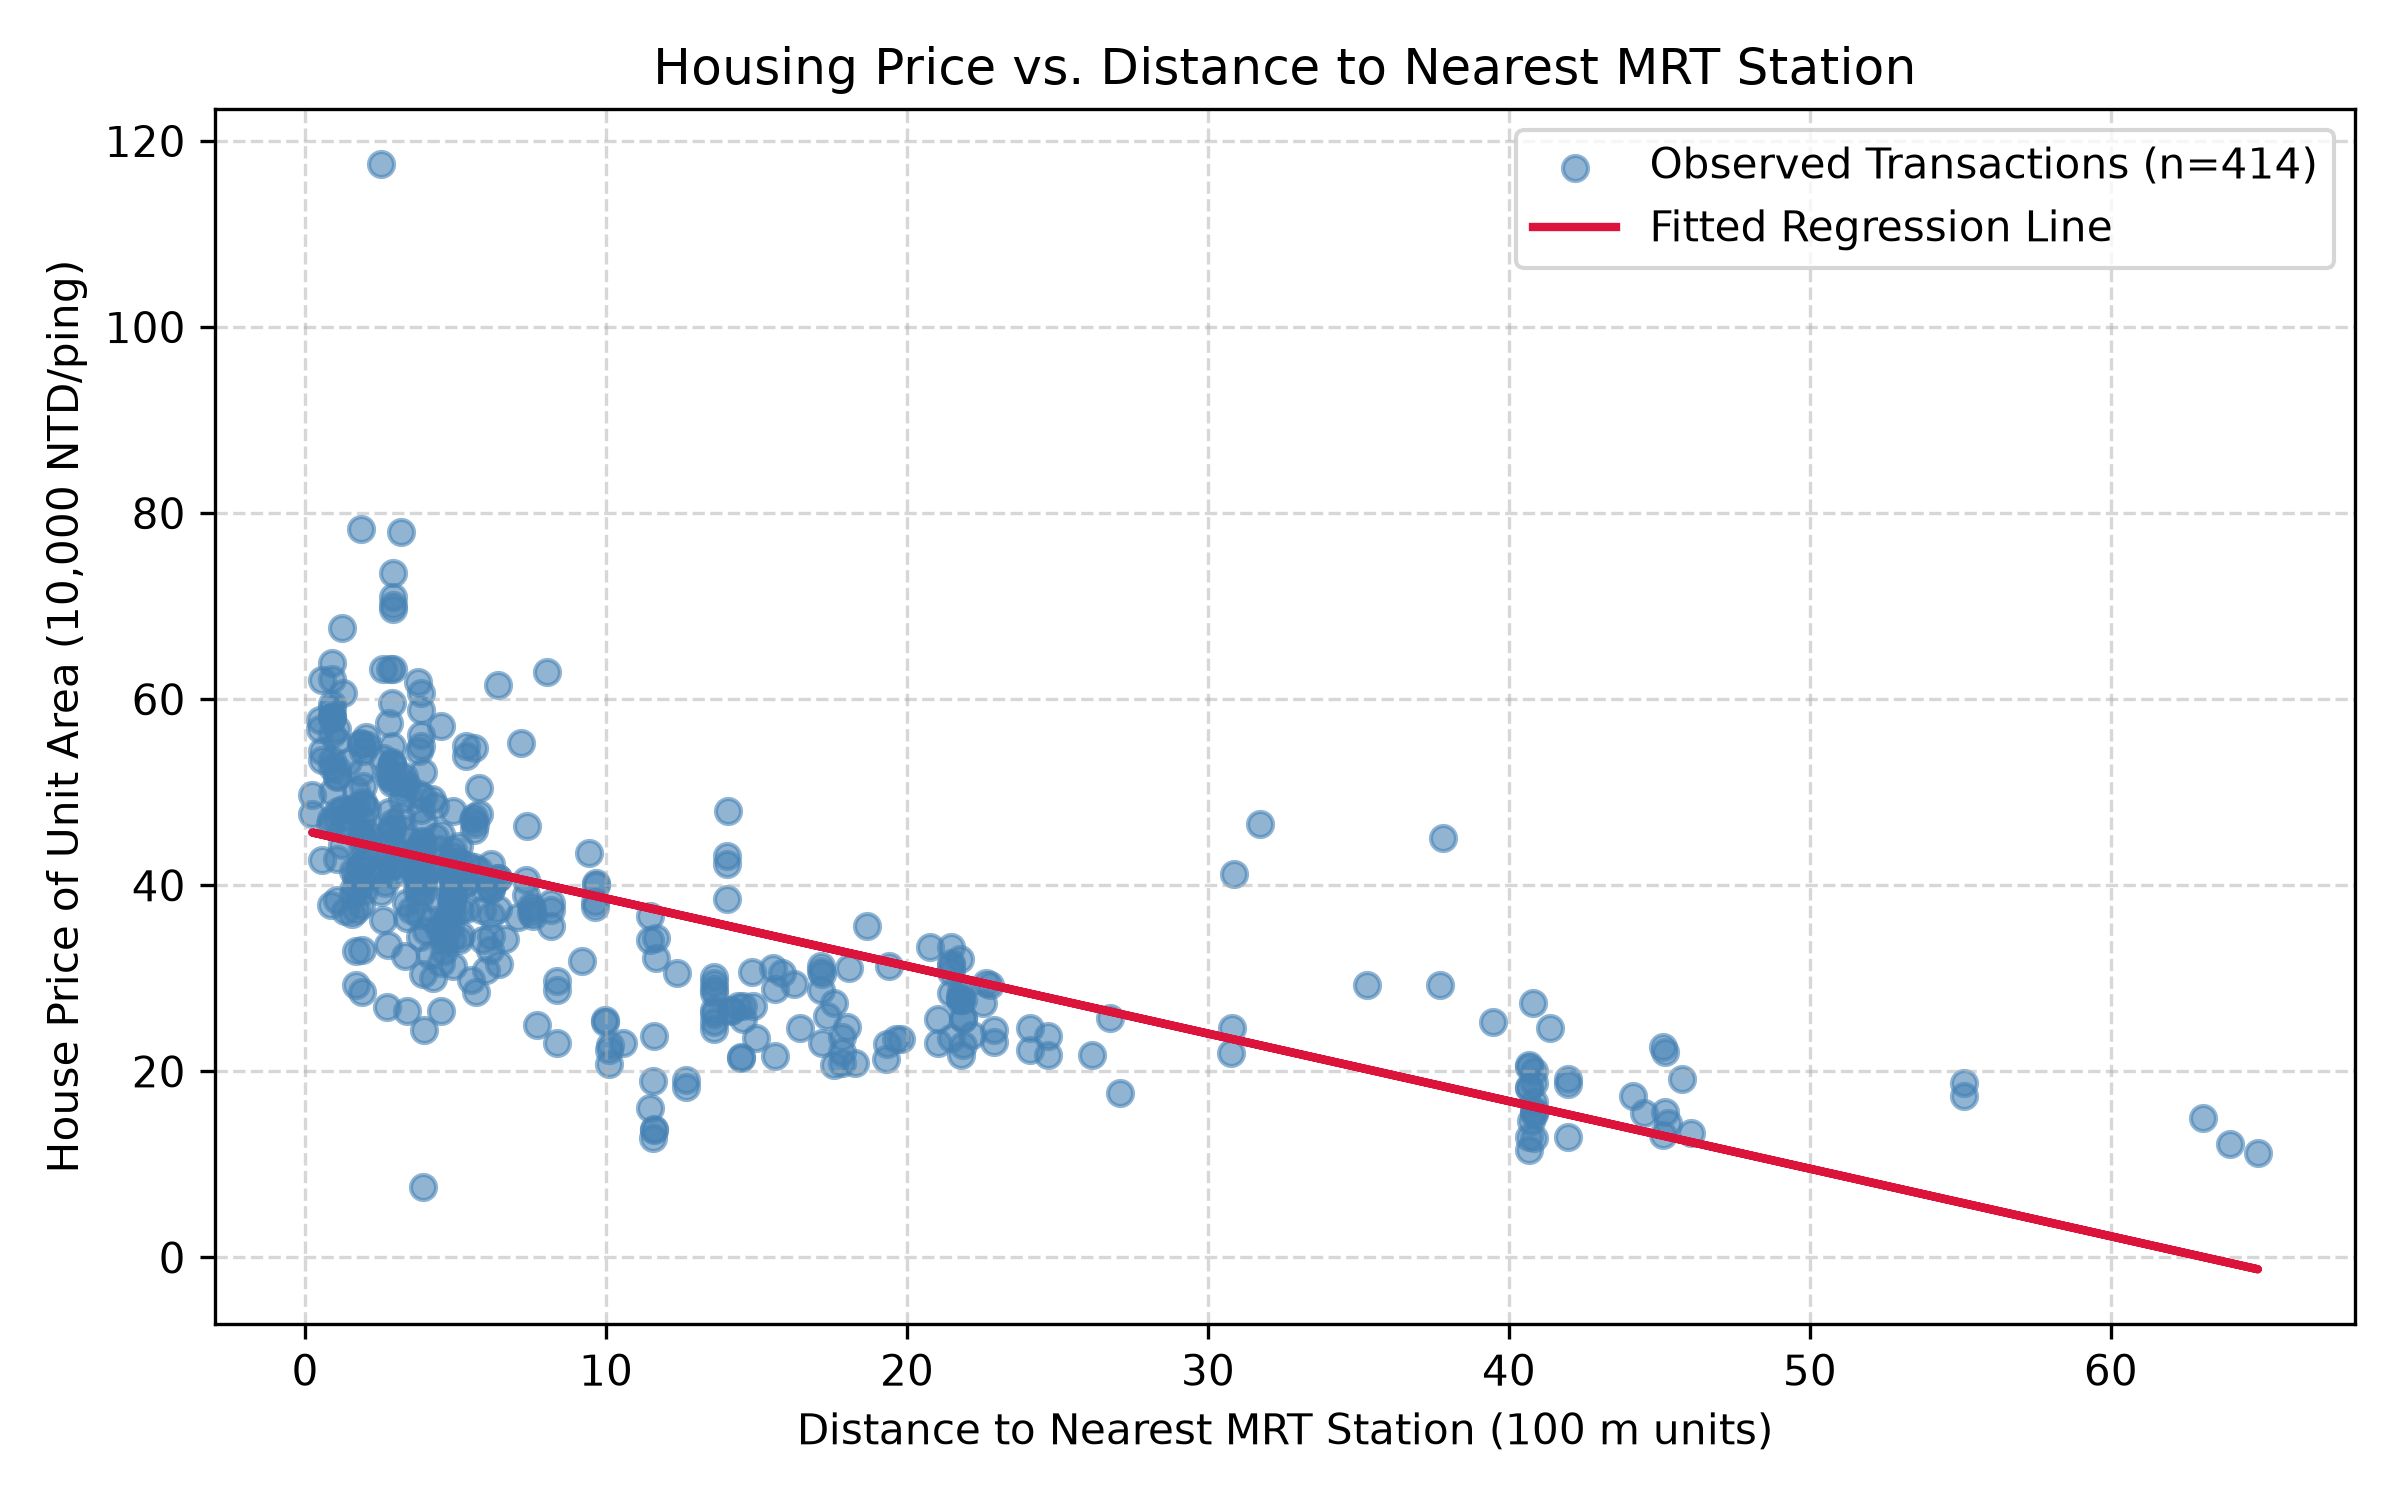

Python code for this plot:
import matplotlib.pyplot as plt
import pandas as pd
from sklearn.linear_model import LinearRegression

# 1. Import dataset
homes = pd.read_csv("real_estate.csv")
homes["distance_100m"] = homes["X3 distance to the nearest MRT station"] / 100

X = homes[["distance_100m"]]
y = homes["Y house price of unit area"]

# (a) Fit LinearRegression on all 414 rows
model = LinearRegression()
model.fit(X, y)

slope = model.coef_[0]
intercept = model.intercept_
print(f"Slope: {slope:.4f}")
print(f"Intercept: {intercept:.4f}")

# (b) Predict price per unit area at 500 m (distance_100m = 5)
sample = pd.DataFrame({"distance_100m": [5]})
pred_500m = model.predict(sample)[0]
print(f"Predicted price at 500 m: {pred_500m:.2f} (10,000 NTD/ping)")

# (c) Plot observations and fitted line
plt.figure(figsize=(8, 5))
plt.scatter(
    X, y, alpha=0.6, color="steelblue", label="Observed Transactions (n=414)"
)
plt.plot(
    X,
    model.predict(X),
    color="crimson",
    linewidth=2,
    label="Fitted Regression Line",
)
plt.xlabel("Distance to Nearest MRT Station (100 m units)")
plt.ylabel("House Price of Unit Area (10,000 NTD/ping)")
plt.title("Housing Price vs. Distance to Nearest MRT Station")
plt.legend()
plt.grid(True, linestyle="--", alpha=0.5)
plt.tight_layout()
plt.savefig("task1_housing.png", dpi=300)
plt.close()
